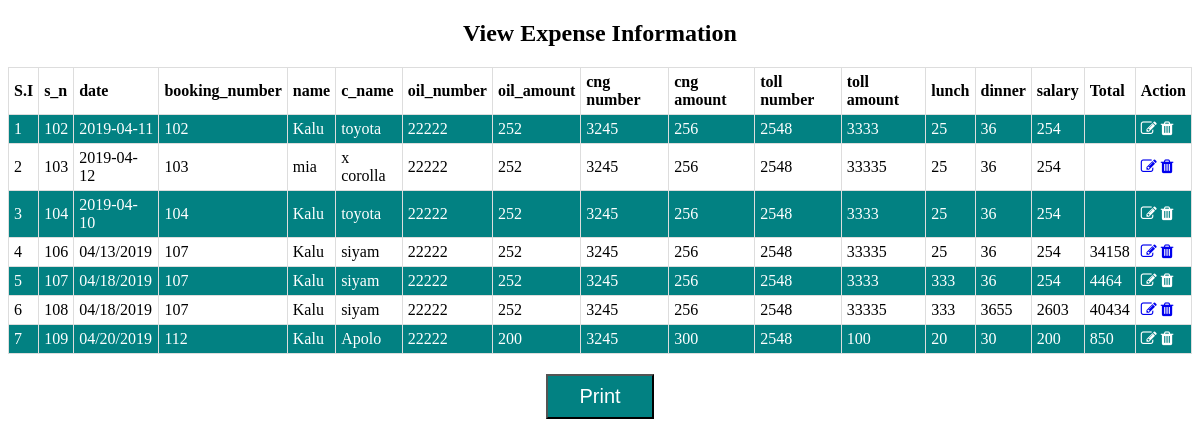
The page /Admin/expense_view.php on the database its author committed.
### tables this page shows
CREATE TABLE `expense` (
  `id` int(20) NOT NULL,
  `s_n` varchar(20) NOT NULL,
  `date` varchar(20) NOT NULL,
  `booking_number` varchar(20) NOT NULL,
  `name` varchar(15) NOT NULL,
  `c_name` varchar(20) NOT NULL,
  `oil_number` varchar(20) NOT NULL,
  `oil_amount` varchar(20) NOT NULL,
  `cng_number` varchar(20) NOT NULL,
  `cng_amount` varchar(20) NOT NULL,
  `toll_number` varchar(20) NOT NULL,
  `toll_amount` varchar(20) NOT NULL,
  `lunch` varchar(20) NOT NULL,
  `dinner` varchar(20) NOT NULL,
  `salary` varchar(20) NOT NULL,
  `Total` varchar(255) NOT NULL
);

### db_connect/connection.php (called while the page is built, shortened)
<?php
class database
{
	public $servername="localhost";
	public $username="root";
	public $pass="";
	public $dbname="rent_management";
	public $link;
	private function dbconnect(){
		$this->link = new mysqli($this->servername,$this->username,$this->pass,$this->dbname) or die("database failed".$this->link->error."(".$this->link->errno.")");
	}
		public function select($a)
		{
			$scr_querr=$this->link->query($a);
			if($scr_querr->num_rows>0)
			{
				return $scr_querr;
			}
		}
			}
			?>

### Admin/expense_view.php (the view, shortened to what this page needs)
<?php
require_once("../db_connect/connection.php");
$db=new database();
?>
<!DOCTYPE html>
<html>
<head>
<link rel="stylesheet" href="https://cdnjs.cloudflare.com/ajax/libs/font-awesome/4.7.0/css/font-awesome.min.css">
</head>
<body>
	<h2 style="text-align: center;">View Expense Information</h2>
	<table>
		<tr>
			<th>S.I</th>
			<th>s_n</th>
			<th>date</th>
			<th>booking_number</th>
			<th>name</th>
			<th>c_name</th>
			<th>oil_number</th>
			<th>oil_amount</th>
			<th>cng number</th>
			<th>cng amount</th>
			<th>toll number</th>
			<th>toll amount</th>
			<th>lunch</th>
			<th>dinner</th>
			<th>salary</th>
			<th>Total</th>
			<th>Action</th>
		</tr>
		<?php
		$expense_data="select * from expense";
		$expense_data_row=$db->select($expense_data);
		if($expense_data_row)
		{
			$sl=0;
			while($fetch=$expense_data_row->fetch_array())
			{
				$sl++;
				?>
				<tr>
					<td><?php echo $sl; ?></td>
					<td><?php echo $fetch[1]; ?></td>
					<td><?php echo $fetch[2]; ?></td>
					<td><?php echo $fetch[3]; ?></td>
					<td><?php echo $fetch[4]; ?></td>
					<td><?php echo $fetch[5]; ?></td>
					<td><?php echo $fetch[6]; ?></td>
					<td><?php echo $fetch[7]; ?></td>
					<td><?php echo $fetch[8]; ?></td>
					<td><?php echo $fetch[9]; ?></td>
					<td><?php echo $fetch[10]; ?></td>
					<td><?php echo $fetch[11]; ?></td>
					<td><?php echo $fetch[12]; ?></td>
					<td><?php echo $fetch[13]; ?></td>
					<td><?php echo $fetch[14]; ?></td>
					<td><?php echo $fetch[15]; ?></td>
					<td>
					<a href="expense_edit.php?edit=<?php echo $fetch[0]; ?>"><i class="fa fa-pencil-square-o" aria-hidden="true"></i></a>
						<a href="<?php print $_SERVER['PHP_SELF'];?>?delete=<?php echo $fetch[0]; ?>" onclick='return confirm_delete()'><i class="fa fa-trash" aria-hidden="true"></i></a></td>
				</tr>
				<?php
			}
		}
		?>
	</table>
<center>
<button onclick="myFunction()">Print</button>
</center>
</body>
</html>

### Admin/expense_view.php (style rules this page uses)
table { font-family: arial, sans-serif; border-collapse: collapse; width: 100%; }
tr:nth-child(even) i { color: #fff; }
button { margin-top: 20px; background: #028182; color: #fff; padding: 9px 31px; font-size: 20px; }
td, th { border: 1px solid #dddddd; text-align: left; padding: 5px; font-family: cambria; }
tr:nth-child(even) { background-color: #028182; color: #fff; }

### rows shown on the page
expense: s_n "102", date "2019-04-11", booking_number "102", name "Kalu", c_name "toyota", oil_number "22222", oil_amount "252", cng_number "3245", cng_amount "256", toll_number "2548", toll_amount "3333", lunch "25", dinner "36", salary "254"
expense: s_n "103", date "2019-04-12", booking_number "103", name "mia", c_name "x corolla", oil_number "22222", oil_amount "252", cng_number "3245", cng_amount "256", toll_number "2548", toll_amount "33335", lunch "25", dinner "36", salary "254"
expense: s_n "104", date "2019-04-10", booking_number "104", name "Kalu", c_name "toyota", oil_number "22222", oil_amount "252", cng_number "3245", cng_amount "256", toll_number "2548", toll_amount "3333", lunch "25", dinner "36", salary "254"
expense: s_n "106", date "04/13/2019", booking_number "107", name "Kalu", c_name "siyam", oil_number "22222", oil_amount "252", cng_number "3245", cng_amount "256", toll_number "2548", toll_amount "33335", lunch "25", dinner "36", salary "254", Total "34158"
expense: s_n "107", date "04/18/2019", booking_number "107", name "Kalu", c_name "siyam", oil_number "22222", oil_amount "252", cng_number "3245", cng_amount "256", toll_number "2548", toll_amount "3333", lunch "333", dinner "36", salary "254", Total "4464"
expense: s_n "108", date "04/18/2019", booking_number "107", name "Kalu", c_name "siyam", oil_number "22222", oil_amount "252", cng_number "3245", cng_amount "256", toll_number "2548", toll_amount "33335", lunch "333", dinner "3655", salary "2603", Total "40434"
expense: s_n "109", date "04/20/2019", booking_number "112", name "Kalu", c_name "Apolo", oil_number "22222", oil_amount "200", cng_number "3245", cng_amount "300", toll_number "2548", toll_amount "100", lunch "20", dinner "30", salary "200", Total "850"
